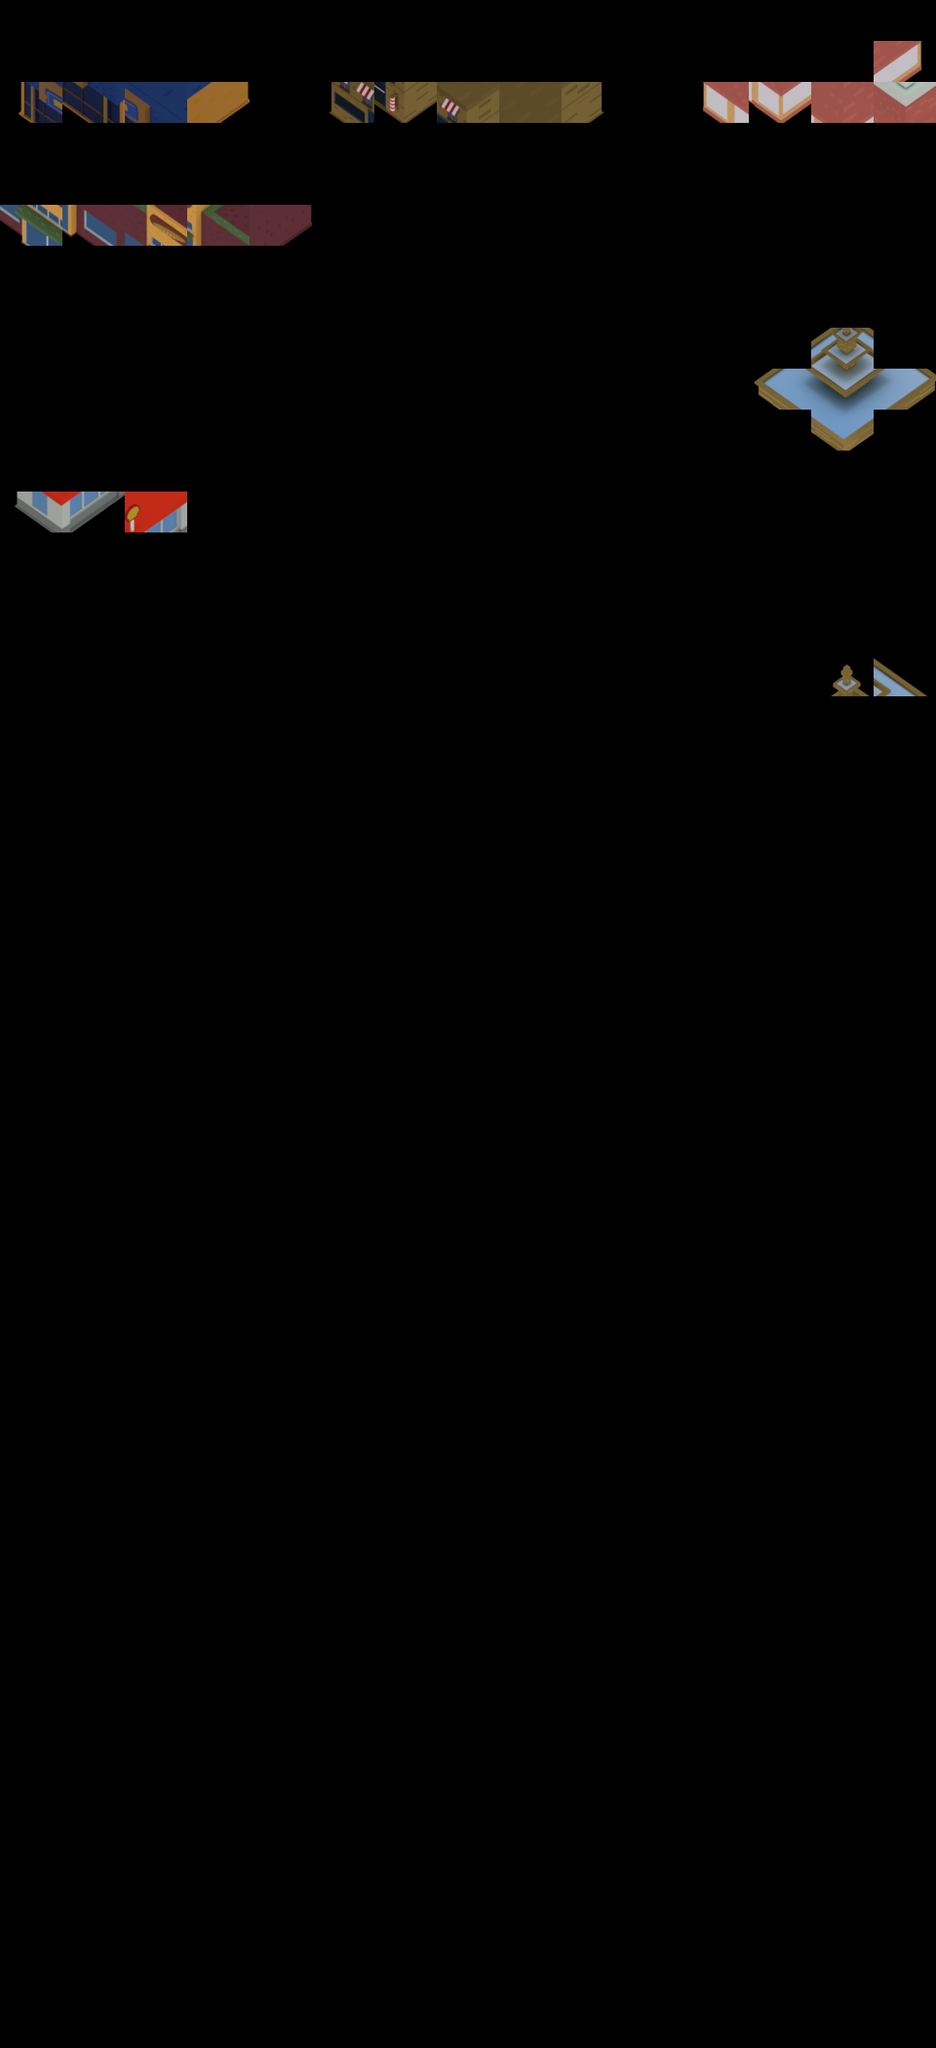

The image is a tile-based game level rendered from a .tmx file. Its description and complete source (layers, tilesets, objects, tile grids) follow:
An orthogonal 15x50 tile map with 64x42 px tiles, 1 tile layer (Tile Layer 1), 4 tilesets.

<map version="1.2" tiledversion="1.2.1" orientation="orthogonal" renderorder="right-down" width="15" height="50" tilewidth="64" tileheight="42" infinite="0" nextlayerid="2" nextobjectid="1">
 <tileset firstgid="1" source="mapSpritesfinal.tsx" />
 <tileset firstgid="721" source="mapSpriteLines.tsx" />
 <tileset firstgid="1441" source="mapAli1.tsx" />
 <tileset firstgid="2161" source="with fountain/goodFountain.tsx" />
 <layer id="1" name="Tile Layer 1" width="15" height="50">
  <data encoding="csv">
0,0,0,0,0,0,0,0,0,0,0,0,0,0,0,
0,0,0,0,0,0,0,0,0,0,0,0,0,0,1961,
1844,1861,1845,1862,0,1864,1881,1865,1849,1866,0,1959,1976,1960,1944,
0,0,0,0,0,0,0,0,0,0,0,0,0,0,0,
0,0,0,0,0,0,0,0,0,0,0,0,0,0,0,
1939,1956,1923,1940,1957,0,0,0,0,0,0,0,0,0,0,
0,0,0,0,0,0,0,0,0,0,0,0,0,0,0,
0,0,0,0,0,0,0,0,0,0,0,0,0,0,0,
0,0,0,0,0,0,0,0,0,0,0,0,0,2760,0,
0,0,0,0,0,0,0,0,0,0,0,0,2775,2776,2777,
0,0,0,0,0,0,0,0,0,0,0,0,0,2792,0,
0,0,0,0,0,0,0,0,0,0,0,0,0,0,0,
219,220,204,0,0,0,0,0,0,0,0,0,0,0,0,
0,0,0,0,0,0,0,0,0,0,0,0,0,0,0,
0,0,0,0,0,0,0,0,0,0,0,0,0,0,0,
0,0,0,0,0,0,0,0,0,0,0,0,0,0,0,
0,0,0,0,0,0,0,0,0,0,0,0,0,2744,2761,
0,0,0,0,0,0,0,0,0,0,0,0,0,0,0,
0,0,0,0,0,0,0,0,0,0,0,0,0,0,0,
0,0,0,0,0,0,0,0,0,0,0,0,0,0,0,
0,0,0,0,0,0,0,0,0,0,0,0,0,0,0,
0,0,0,0,0,0,0,0,0,0,0,0,0,0,0,
0,0,0,0,0,0,0,0,0,0,0,0,0,0,0,
0,0,0,0,0,0,0,0,0,0,0,0,0,0,0,
0,0,0,0,0,0,0,0,0,0,0,0,0,0,0,
0,0,0,0,0,0,0,0,0,0,0,0,0,0,0,
0,0,0,0,0,0,0,0,0,0,0,0,0,0,0,
0,0,0,0,0,0,0,0,0,0,0,0,0,0,0,
0,0,0,0,0,0,0,0,0,0,0,0,0,0,0,
0,0,0,0,0,0,0,0,0,0,0,0,0,0,0,
0,0,0,0,0,0,0,0,0,0,0,0,0,0,0,
0,0,0,0,0,0,0,0,0,0,0,0,0,0,0,
0,0,0,0,0,0,0,0,0,0,0,0,0,0,0,
0,0,0,0,0,0,0,0,0,0,0,0,0,0,0,
0,0,0,0,0,0,0,0,0,0,0,0,0,0,0,
0,0,0,0,0,0,0,0,0,0,0,0,0,0,0,
0,0,0,0,0,0,0,0,0,0,0,0,0,0,0,
0,0,0,0,0,0,0,0,0,0,0,0,0,0,0,
0,0,0,0,0,0,0,0,0,0,0,0,0,0,0,
0,0,0,0,0,0,0,0,0,0,0,0,0,0,0,
0,0,0,0,0,0,0,0,0,0,0,0,0,0,0,
0,0,0,0,0,0,0,0,0,0,0,0,0,0,0,
0,0,0,0,0,0,0,0,0,0,0,0,0,0,0,
0,0,0,0,0,0,0,0,0,0,0,0,0,0,0,
0,0,0,0,0,0,0,0,0,0,0,0,0,0,0,
0,0,0,0,0,0,0,0,0,0,0,0,0,0,0,
0,0,0,0,0,0,0,0,0,0,0,0,0,0,0,
0,0,0,0,0,0,0,0,0,0,0,0,0,0,0,
0,0,0,0,0,0,0,0,0,0,0,0,0,0,0,
0,0,0,0,0,0,0,0,0,0,0,0,0,0,0
</data>
 </layer>
</map>
